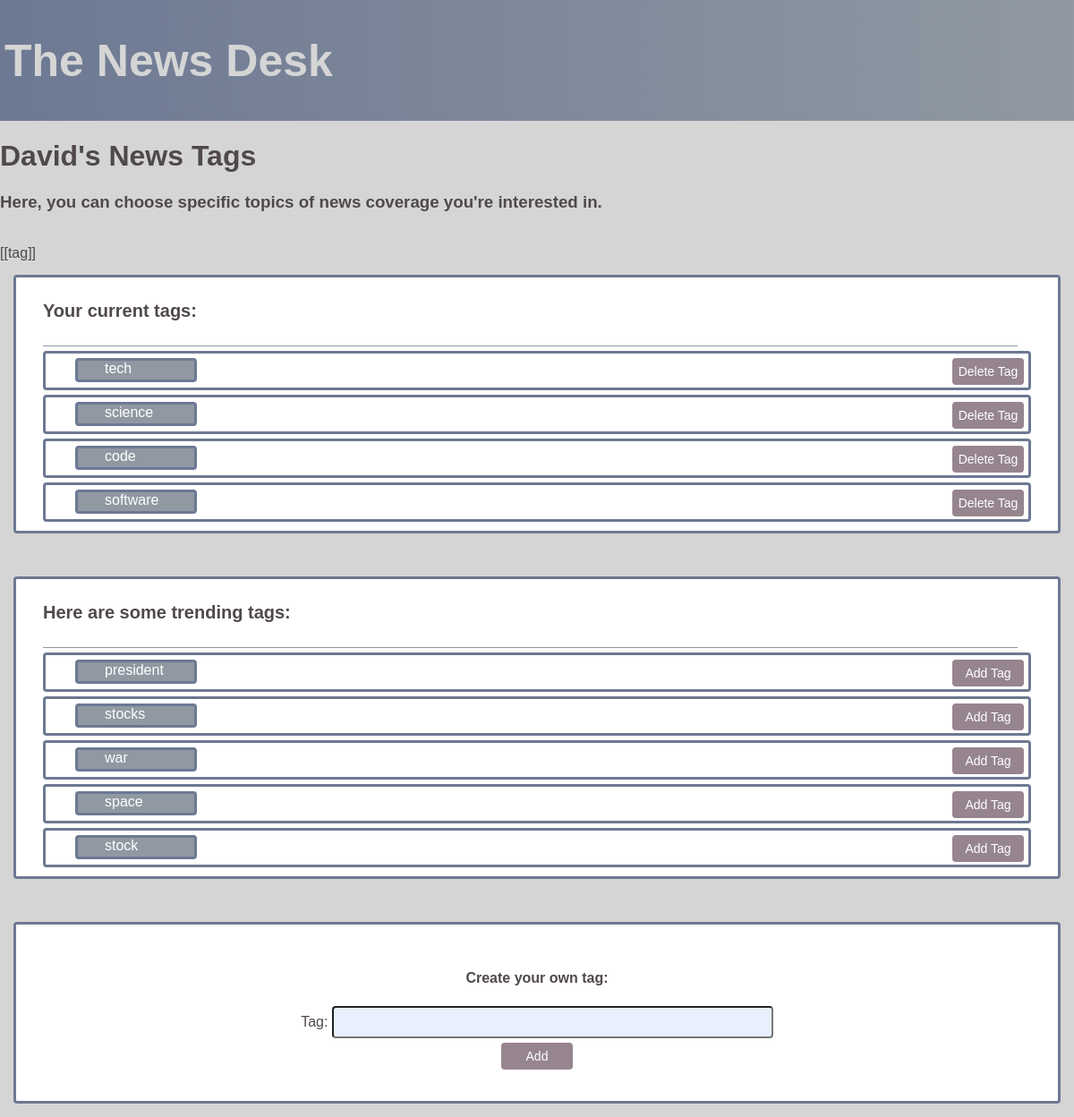
Screenshot of /news/user_home/tags (signed in) with the database file from the repository.
### news_scraper/models.py (models this page shows, shortened)
class Tag(models.Model):
    name = models.CharField(max_length=20)
    adds = models.IntegerField(default=0)

### news_scraper/views.py (the view)
# urls.py: path('user_home/tags', views.user_tags, name='user_tags'),
@login_required
def user_tags(request):
    if request.user.is_authenticated and request.user.is_active:
        profile = request.user.userprofile
        if request.method == 'POST':
            action = request.POST.get('action')
            tag_name = request.POST.get('tag-name')
            print(":::", type(tag_name))
            if action == 'Add' or action == 'Add Tag':
                try:
                    tag = Tag.objects.get(name=tag_name)
                    tag.adds += 1
                except:
                    tag = Tag(name=tag_name, adds=1)
                tag.save()
                profile.tags_list.add(tag)
            elif action == 'Delete Tag':
                try:
                    tag = Tag.objects.get(name=tag_name)
                    tag.adds -= 1
                except:
                    return Http404("Couldn't find Tag")
                tag.save()
                profile.tags_list.remove(tag)
            profile.save()
            return HttpResponseRedirect(reverse('news_scraper:user_tags'))
        else:
            user_tags = profile.tags_list.all()
            all_tags = Tag.objects.all()
            popular_tags = all_tags.difference(user_tags).order_by('-adds')
            """for tag in popular_tags:
                if tag in user_tags or tag.adds <= 0:
                    popular_tags.remove(tag)"""
            popular_tags = popular_tags[:5]
            context = {
                'user': request.user,
                'user_tags': user_tags,
                'popular_tags': popular_tags
            }
            return render(request, 'news_scraper/user_tags.html', context)

### news_scraper/templates/news_scraper/user_tags.html (shortened to what this page needs)
{% extends 'news_scraper/base.html' %}
{% block head %}
{% load static %}
<link rel="stylesheet" type="text/css" href="{% static 'news_scraper/css/user_tags.css' %}">
{% endblock %}
{% block body %}
<h1>{{user.username.capitalize}}'s News Tags</h1>
<h3>Here, you can choose specific topics of news coverage you're interested in.</h3>
<br>
<div id="app" class="tags_list">
    [[tag]]
    {% if user_tags %}
    <form id="remove_form" action="{% url 'news_scraper:user_tags' %}" method="post">
        <ul class="tags-list">
            <h4>Your current tags:</h4>
            <div class="hztl-line"></div>
            {% for tag in user_tags %}
            <li class="tag-item">
                <div class="left-side">{{ tag.name }}</div>
                <input @click="updateValue('{{tag.name}}')" type="submit" id="rm_tag" class="edit-tag" name="action"
                    value="Delete Tag"></input>
            </li>
            {% endfor %}
        </ul>
    </form>
    {% else %}
    <h4>You currently have no tags</h4>
    {% endif %}
    <br>
    {% if popular_tags %}
    <form id="add_form" action="{% url 'news_scraper:user_tags' %}" method="post">
        <ul class="tags-list">
            <h4>Here are some trending tags:</h4>
            <div class="hztl-line"></div>
            {% for tag in popular_tags %}
            <li class="tag-item">
                <div class="left-side">{{ tag.name }}</div>
                <input @click="updateValue('{{tag.name}}')" type="submit" id="rm_tag" class="edit-tag" name="action"
                    value="Add Tag"></input>
            </li>
            {% endfor %}
        </ul>
    </form>
    {% endif %}
    <br>
    <div class="tag-form">
        <h4>Create your own tag:</h4>
        <form id="add_free_form" action="{% url 'news_scraper:user_tags' %}" method="post">
            {% csrf_token %} Tag: <input type="text" name="tag-name" value="" size="50">
            <br />
            <input class="button" type="submit" id="" name="action" value="Add">
        </form>
    </div>
</div>
{% load static %}
{% endblock body %}

### news_scraper/static/news_scraper/css/base_style.css (style rules this page uses)
:root { --dusty: #96858f; --lavender: #6d7993; --overcast: #9099a2; --paper: #d5d5d5; }
body { font-family: Arial, Helvetica, sans-serif; color: rgb(80, 73, 73); margin: 0px; background: var(--paper); }
input[type=submit], .button, button { margin: 5px; border: none; border-radius: 4px; background-color: var(--dusty); cursor: pointer; height: 30px; color: white; width: 80px; font-size: 14px; }
input[type=text] { background-color: rgb(232, 240, 254); height: 30px; border-radius: 4px; font-size: 16px; }

### news_scraper/static/news_scraper/css/user_tags.css (style rules this page uses)
.tags-list { display: block; background: white; border-style: solid; border-color: var(--lavender); border-radius: 4px; padding-left: 30px; padding-top: 0px; padding-bottom: 10px; margin: 15px; }
.tags-list h4 { font-size: 20px; padding: 0px; }
.hztl-line { padding-top: 0px; padding-bottom: 0px; margin-right: 45px; height: 1px; background-color: var(--overcast); color: black; }
.tag-item { display: block; background: white; border-style: solid; border-color: var(--lavender); border-radius: 4px; padding-left: 30px; padding-top: 2px; padding-bottom: 03px; margin-top: 5px; margin-right: 30px; }
.left-side { display: block; border-style: solid; border-color: var(--lavender); color: white; border-radius: 4px; padding-left: 30px; padding-top: 00px; padding-bottom: 03px; margin: 3px; width: 100px; background: var(--overcast); }
.edit-tag { float: right; transform: translate(0px, -35px); }
.tag-form { display: block; background: white; border-style: solid; border-color: var(--lavender); border-radius: 4px; padding: 30px; margin: 15px; text-align: center; }

### rows the page displays
Tag: name "tech"
Tag: name "science"
Tag: name "code"
Tag: name "software"
Tag: name "president"
Tag: name "stocks"
Tag: name "war"
Tag: name "space"
Tag: name "stock"

### other values shown
{{ user.username.capitalize }} "David"
